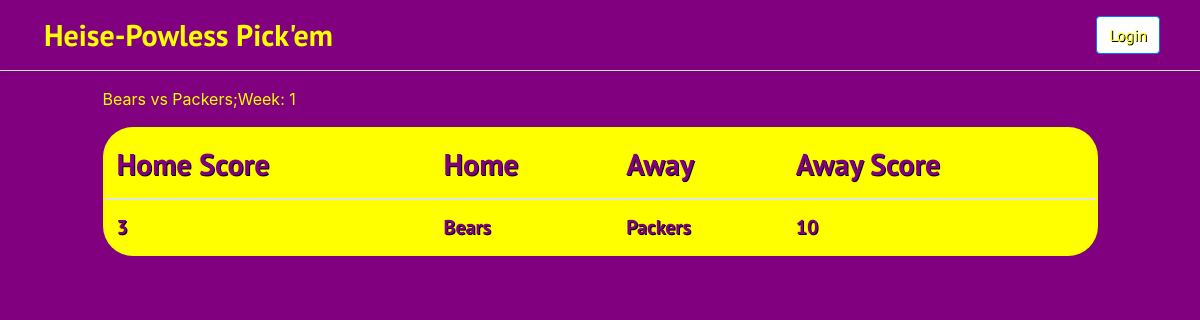
Page /matches/pick/17 on the committed database.
### heisefootball/models.py (models this page shows, shortened)
class matchups(models.Model):
    home = models.ForeignKey(Teams,on_delete = models.PROTECT,related_name = "home_games")
    away =  models.ForeignKey(Teams,on_delete = models.PROTECT,related_name = "away_games")
    weeknum = models.ForeignKey(weeknumber,on_delete= models.CASCADE,related_name = "games")
    score_home =  models.IntegerField(default = 0)
    score_away = models.IntegerField(default = 0)
    eid = models.IntegerField()
    def real(self):
         return self.score_away != 0 and self.score_home != 0

class Teams(models.Model):
    name = models.CharField(max_length=255)
    banned = models.BooleanField(default = False)
    byweek =  models.IntegerField()
    code = models.CharField(max_length = 3)
    def __str__(self):
        return f"{self.name}"

class weeknumber(models.Model):
    id = models.UUIDField(primary_key=True,default = uuid4,editable=False)
    weeknum = models.IntegerField(primary_key=False)
    year = models.ForeignKey(Year,on_delete = models.CASCADE,related_name = "years",null = True)
    finished = models.BooleanField(default = True)
    def __str__(self):
        return f"Week: {self.weeknum}"

### heisefootball/views.py (the view)
# urls.py: path("matches/pick/<int:match_id>",views.matchupsbruh,name ="matchups"),
def matchupsbruh(request,match_id):
    try:
        m = matchups.objects.filter(id = match_id).first()
        return render(request,"matchup.html",{"m":m})
    except:
        return render(request,"error.html",{"message":"Idk Some Error Occured"})

### heisefootball/templates/matchup.html (shortened to what this page needs)
{% extends "layout.html" %}
{% block body %}
{% if m.real %}
<div class ="row justify-content-md-center">
<div class ="col col-md-10 ">
  <p>{{m.home}} vs {{m.away}};{{m.weeknum}}</p>
<table class="table tabled bordered">
  <thead class ="labels">
    <tr class = "bordered rounded">
      <th scope="col" >Home Score</th>
      <th scope = "col">Home</th>
      <th scope = "col">Away</th>
      <th scope = "col">Away Score</th>
    </tr>
  </thead>
  <tbody>
    <tr class = "bordered rounded">
      <td>{{m.score_home}}</td>
      <td>{{m.home}}</td>
      <td>{{m.away}}</td>
      <td>{{m.score_away}}</td>
    </tr>
  </tbody>
</table>
{% else %}
<p style = "color:yellow;">Sorry No Data Found</p>
{% endif  %}
</div>
</div>
{% endblock %}

### heisefootball/static/tired.css (style rules this page uses)
p { color:yellow; }

### heisefootball/templates/matchup.html (style rules this page uses)
body { background-color:purple; }
.tabled { background-color:yellow; color:purple; text-shadow: 1px 1px black; font-size:20px; font-family: 'PT Sans', sans-serif; padding-left:20px; font-weight: bolder; }
.labels { color:purple; text-shadow: 1px 1px black; font-size:30px; font-family: 'PT Sans', sans-serif; padding-left:20px; font-weight: bolder; }
.bordered { border: 2.5px solid purple; border-radius: 30px; border-collapse:seperate; perspective: 1px; overflow:hidden; }

### rows in the picture
matchups: home "Bears", away "Packers", weeknum "Week: 1", score_home "3", score_away "10"
